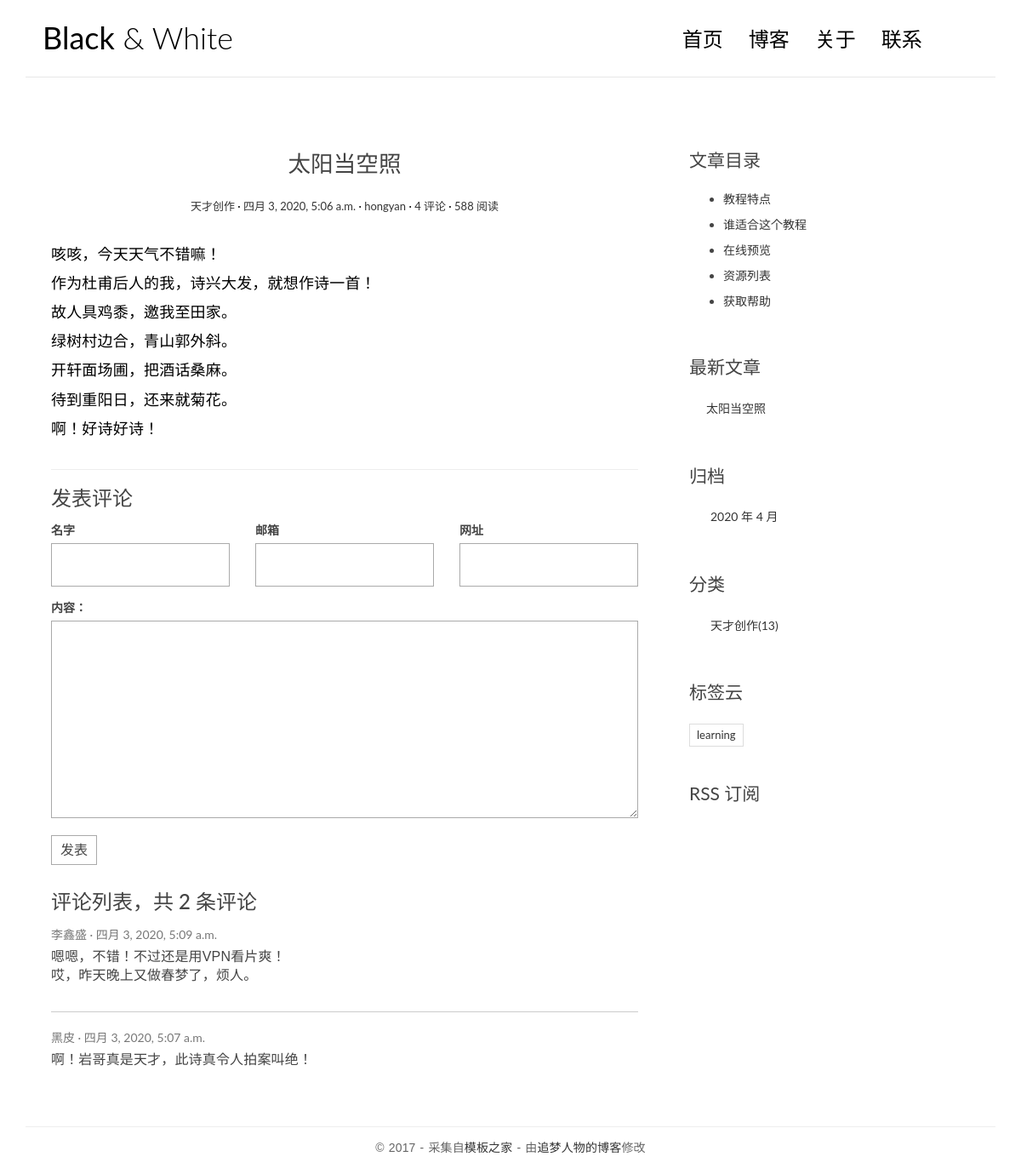
Page /article/3/ on the committed database.
### blog/models.py (models this page shows, shortened)
class Article(models.Model):
    title = models.CharField(max_length=100)
    content = models.TextField()
    excerpt = models.CharField(max_length=200, blank=True)
    created_time = models.DateTimeField()
    modified_time = models.DateTimeField()
    category = models.ForeignKey(Category,on_delete=models.CASCADE)
    tags = models.ManyToManyField(Tag,blank=True)
    author = models.ForeignKey(User,on_delete=models.CASCADE)
    def get_absolute_url(self):
        return reverse('blog:article_page', kwargs={'pk': self.pk})

class Category(models.Model):
    name = models.CharField(max_length=100)

class Tag(models.Model):
    name = models.CharField(max_length=100)

### comments/models.py (models this page shows, shortened)
class comment(models.Model):
    name = models.CharField('名字',max_length=50)
    email = models.EmailField('邮箱')
    url = models.URLField('网址', blank=True)
    text = models.TextField('内容')
    created_time = models.DateTimeField('创建时间', default=timezone.now)
    article = models.ForeignKey('blog.Article', verbose_name='文章', on_delete=models.CASCADE)
    class Meta:
        verbose_name = '评论'
        verbose_name_plural = verbose_name

### blog/views.py (the view)
# urls.py: path('article/<int:pk>/',views.article_page,name='article_page'),
def article_page(request,pk):
    article = get_object_or_404(Article,pk=pk)
    return render(request,'blog/article_page.html',{'article':article})

### comments/forms.py
class CommentForm(forms.ModelForm):
    class Meta:
        model = comment
        fields = ['name', 'email', 'url', 'text']

### blog/templatetags/blog_extras.py (called while the page is built)
@register.inclusion_tag('blog/inclusions/_recent_posts.html', takes_context=True)
def show_recent_posts(context, num=5):
    return {
        'recent_post_list': Article.objects.all().order_by('-created_time')[:num],
    }

@register.inclusion_tag('blog/inclusions/_archives.html', takes_context=True)
def show_archives(context):
    return {
        'date_list': Article.objects.dates('created_time', 'month', order='DESC'),
    }

@register.inclusion_tag('blog/inclusions/_categories.html',takes_context=True)
def show_categories(context):
    return {
        'category_list': Category.objects.all(),
    }

@register.inclusion_tag('blog/inclusions/_tags.html', takes_context=True)
def show_tags(context):
    return {
        'tag_list': Tag.objects.all(),
    }

### comments/templatetags/comment_extras.py (called while the page is built)
@register.inclusion_tag('comment/inclusions/_comment_form.html', takes_context=True)
def show_comment_form(context,article,form=None):
    if form is None:
        form = CommentForm()
    return {'form':form,
            'article':article}

@register.inclusion_tag('comment/inclusions/_comments_list.html', takes_context=True)
def show_comments(context,article):
    comments = article.comment_set.all().order_by('-created_time')
    comment_count = comments.count()
    return {
        'comment_count':comment_count,
        'comments':comments,
    }

### templates/blog/article_page.html
{% extends 'base.html' %}
{% load comment_extras %}
{% block main %}
   <article class="post post-1">
                    <header class="entry-header">
                        <h1 class="entry-title">{{ article.title }}</h1>
                        <div class="entry-meta">
                            <span class="post-category"><a href="#">{{ article.category.name }}</a></span>
                            <span class="post-date"><a href="#"><time class="entry-date"
                                                                      datetime="2012-11-09T23:15:57+00:00">{{ article.created_time }}</time></a></span>
                            <span class="post-author"><a href="#">{{ article.author }}</a></span>
                            <span class="comments-link"><a href="#">4 评论</a></span>
                            <span class="views-count"><a href="#">588 阅读</a></span>
                        </div>
                    </header>
                    <div class="entry-content clearfix">
                        {{ article.content| linebreaks }}
                    </div>
                </article>
                <section class="comment-area" id="comment-area">
                    <hr>
                    <h3>发表评论</h3>
                    {% show_comment_form article %}
                    {% show_comments article %}
                </section>
{% endblock main %}
{% block toc %}
    <div class="widget widget-content">
        <h3 class="widget-title">文章目录</h3>
        <ul>
            <li>
                <a href="#">教程特点</a>
            </li>
            <li>
                <a href="#">谁适合这个教程</a>
            </li>
            <li>
                <a href="#">在线预览</a>
            </li>
            <li>
                <a href="#">资源列表</a>
            </li>
            <li>
                <a href="#">获取帮助</a>
            </li>
        </ul>
    </div>
{% endblock toc %}

### templates/base.html (shortened to what this page needs)
{% load staticfiles %}
{% load blog_extras %}
<!DOCTYPE html>
<html>
<head>
    <link rel="stylesheet" href="http://code.ionicframework.com/ionicons/2.0.1/css/ionicons.min.css">
    <link rel="stylesheet" href="{% static 'blog/css/bootstrap.min.css' %}">
    <link rel="stylesheet" href="{% static 'blog/css/pace.css' %}">
    <link rel="stylesheet" href="{% static 'blog/css/custom.css' %}">
</head>
<body>
<div class="container">
    <header id="site-header">
        <div class="row">
            <div class="col-md-4 col-sm-5 col-xs-8">
                <div class="logo">
                    <h1><a href="index.html"><b>Black</b> &amp; White</a></h1>
                </div>
            </div>
            <div class="col-md-8 col-sm-7 col-xs-4">
                <nav class="main-nav" role="navigation">
                    <div class="collapse navbar-collapse" id="bs-example-navbar-collapse-1">
                        <ul class="nav navbar-nav navbar-right">
                            <li class="cl-effect-11"><a href="index.html" data-hover="首页">首页</a></li>
                            <li class="cl-effect-11"><a href="full-width.html" data-hover="博客">博客</a></li>
                            <li class="cl-effect-11"><a href="about.html" data-hover="关于">关于</a></li>
                            <li class="cl-effect-11"><a href="contact.html" data-hover="联系">联系</a></li>
                        </ul>
                    </div>
                </nav>
            </div>
        </div>
    </header>
</div>
<div class="content-body">
    <div class="container">
        <div class="row">
            <main class="col-md-8">
                {% block main %}
                {% endblock main %}
            </main>
            <aside class="col-md-4">
                {% block toc %}
                {% endblock toc %}
                {% show_recent_posts %}
                {% show_archives %}
                {% show_categories %}
                {% show_tags %}
                <div class="rss">
                    <a href=""> RSS 订阅</a>
                </div>
            </aside>
        </div>
    </div>
</div>
<footer id="site-footer">
    <div class="container">
        <div class="row">
            <div class="col-md-12">
                <p class="copyright">&copy 2017 - 采集自<a href="http://www.cssmoban.com/"
                                                        target="_blank" title="模板之家">模板之家</a>
                    - 由<a href="http://zmrenwu.com/" title="网页模板" target="_blank">追梦人物的博客</a>修改
                </p>
            </div>
        </div>
    </div>
</footer>
</body>
</html>

### templates/comment/inclusions/_comment_form.html (shortened to what this page needs)
<form action="{% url 'comments:comment' article.pk %}" method="post" class="comment-form">
                        <div class="row">
                            <div class="col-md-4">
                                <label for="{{ form.name.id_for_label }}">{{ form.name.label }}</label>
                                {{ form.name }}
                            </div>
                            <div class="col-md-4">
                                <label for="{{ form.email.id_for_label }}">{{ form.email.label }}</label>
                                {{ form.email }}
                            </div>
                            <div class="col-md-4">
                                 <label for="{{ form.url.id_for_label }}">{{ form.url.label }}</label>
                                {{ form.url }}
                            </div>
                            <div class="col-md-12">
                                <label for="{{ form.text.id_for_label }}">{{ form.text.label }}：</label>
                                {{ form.text }}
                                <button type="submit" class="comment-btn">发表</button>
                            </div>
                        </div>
                    </form>

### templates/comment/inclusions/_comments_list.html
<div class="comment-list-panel">
                        <h3>评论列表，共 <span>{{ comment_count }}</span> 条评论</h3>
                        <ul class="comment-list list-unstyled">
                            {% for comment in comments %}
                            <li class="comment-item">
                                <span class="nickname">{{ comment.name }}</span>
                                <time class="submit-date" datetime="{{ comment.created_time }}">{{ comment.created_time }}</time>
                                <div class="text">
                                    {{ comment.text|linebreaks }}
                                </div>
                            </li>
                            {% empty %}
                            暂无评论！
                            {% endfor %}
                        </ul>
                    </div>

### templates/blog/inclusions/_recent_posts.html
<div class="widget widget-recent-posts">
  <h3 class="widget-title">最新文章</h3>
  <ul>
    {% for post in recent_post_list %}
      <li>
        <a href="{{ post.get_absolute_url }}">{{ post.title }}</a>
      </li>
    {% empty %}
      暂无文章！
    {% endfor %}
  </ul>
</div>

### templates/blog/inclusions/_archives.html
<div class="widget widget-archives">
                    <h3 class="widget-title">归档</h3>
                    <ul>
                        {% for date in date_list %}
                        <li>
                            <a href="{% url 'blog:archives' date.year date.month %}">{{ date.year }} 年 {{ date.month }} 月</a>
                        </li>
                        {% empty %}
                        暂无归档！
                        {% endfor %}
                    </ul>
</div>

### templates/blog/inclusions/_categories.html
<div class="widget widget-category">
                    <h3 class="widget-title">分类</h3>
                    <ul>
                        {% for category in category_list %}
                        <li>
                            <a href="{% url 'blog:categories' category.pk %}">{{ category.name }}<span class="post-count">(13)</span></a>
                        </li>
                        {% empty %}
                        暂无分类！
                        {% endfor %}
                    </ul>
</div>

### templates/blog/inclusions/_tags.html
<div class="widget widget-tag-cloud">
  <h3 class="widget-title">标签云</h3>
  <ul>
    {% for tag in tag_list %}
      <li>
        <a href="#">{{ tag.name }}</a>
      </li>
    {% empty %}
      暂无标签！
    {% endfor %}
  </ul>
</div>

### static/blog/css/custom.css (style rules this page uses)
* { outline: none; }
h1, h2, h3, h4, h5, h6 { margin-top: 0; }
b { font-weight: 400; }
a { color: #333; }
body { color: #444; font-family: 'Lato', sans-serif; }
p { font-family: 'Ubuntu', sans-serif; font-weight: 400; word-spacing: 1px; letter-spacing: 0.01em; }
#site-header { background-color: #FFF; padding: 25px 20px; margin-bottom: 40px; border-bottom: 1px solid #e7e7e7; }
.logo h1 a { color: #000; }
.logo h1 { margin: 0; font-family: 'Lato', sans-serif; font-weight: 300; }
.main-nav { margin-top: 11px; max-width: 95%; }
.main-nav a { color: #000000 !important; padding: 0 0 5px 0 !important; margin-right: 30px; font-family: 'Lato', sans-serif; font-weight: 300; font-size: 24px; }
.cl-effect-11 a { padding: 10px 0; color: #0972b4; text-shadow: none; }
.cl-effect-11 a::before { position: absolute; top: 0; left: 0; overflow: hidden; padding: 0 0 5px 0 !important; max-width: 0; border-bottom: 1px solid #000; color: #000; content: attr(data-hover); white-space: nowrap; -webkit-transition: max-width 0.5s; -moz-transition: max-width 0.5s; transition: max-width 0.5s; }
.content-body { padding-bottom: 4em; }
.post { background: #fff; padding: 30px 30px 0; }
.entry-title { text-align: center; font-size: 1.9em; margin-bottom: 20px; line-height: 1.6; padding: 10px 20px 0; }
.entry-meta { text-align: center; color: #DDDDDD; font-size: 13px; margin-bottom: 30px; }
.entry-content { font-size: 18px; line-height: 1.9; font-weight: 300; color: #000; }
.post-category::after, .post-date::after, .post-author::after, .comments-link::after { content: ' ·'; color: #000; }
.widget { background: #fff; padding: 30px 0 0; }
.widget-title { font-size: 1.5em; margin-bottom: 20px; line-height: 1.6; padding: 10px 0 0; font-weight: 400; }
.widget-recent-posts ul { padding: 0; margin: 0; padding-left: 20px; }
.widget-recent-posts ul li { list-style-type: none; position: relative; line-height: 170%; margin-bottom: 10px; }
.widget-recent-posts ul li::before { content: '\f3d3'; font-family: "Ionicons"; position: absolute; left: -17px; top: 3px; font-size: 16px; color: #000; }
.widget-archives ul { padding: 0; margin: 0; padding-left: 25px; }
.widget-archives ul li { list-style-type: none; position: relative; line-height: 170%; margin-bottom: 10px; }
.widget-archives ul li::before { content: '\f3f3'; font-family: "Ionicons"; position: absolute; left: -25px; top: 1px; font-size: 16px; color: #000; }
.widget-category ul { padding: 0; margin: 0; padding-left: 25px; }
.widget-category ul li { list-style-type: none; position: relative; line-height: 170%; margin-bottom: 10px; }
.widget-category ul li::before { content: '\f3fe'; font-family: "Ionicons"; position: absolute; left: -25px; top: 1px; font-size: 18px; color: #000; }
.widget-tag-cloud ul { padding: 0; margin: 0; margin-right: -10px; }
.widget-tag-cloud ul li { list-style-type: none; font-size: 13px; display: inline-block; margin-right: 10px; margin-bottom: 10px; padding: 3px 8px; border: 1px solid #ddd; }
.widget-content ul li { margin-bottom: 10px; }
.rss { font-size: 21px; margin-top: 30px; }
.rss a { color: #444; }
#site-footer { padding-top: 10px; padding: 0 0 1.5em 0; }
.copyright { text-align: center; padding-top: 1em; margin: 0; border-top: 1px solid #eee; color: #666; }
.contact-form input, .comment-form input { border: 1px solid #aaa; margin-bottom: 15px; width: 100%; padding: 15px 15px; font-size: 16px; line-height: 100%; transition: 0.4s border-color linear; }
.contact-form textarea, .comment-form textarea { border: 1px solid #aaa; margin-bottom: 15px; width: 100%; padding: 15px 15px; font-size: 16px; line-height: 20px !important; min-height: 183px; transition: 0.4s border-color linear; }
.comment-area { padding: 0 30px 0; }
.comment-form { margin-top: 15px; }
.comment-form .comment-btn { background-color: #fff; border: 1px solid #aaa; font-size: 16px; padding: 5px 10px; }
.comment-list-panel { margin-top: 30px; }
.comment-list { margin-top: 15px; }
.comment-item:not(:last-child) { border-bottom: 1px #ccc solid; margin-bottom: 20px; padding-bottom: 20px; }
.comment-item .nickname, .comment-item .submit-date { color: #777; font-size: 14px; }
.comment-item .nickname:after { content: ' ·'; }
.comment-item .text { padding-top: 5px; font-size: 16px; }

### rows in the picture
Article: title "太阳当空照", category.name "天才创作", created_time "四月 3, 2020, 5:06 a.m.", author "hongyan", content "咳咳，今天天气不错嘛！ 作为杜甫后人的我，诗兴大发，就想作诗一首！ 故人具鸡黍，邀我至田家。 绿树村边合，青山郭外斜。 开轩面场圃，把酒话桑麻。 待到重阳日，还来就菊花。 啊！好诗好诗！"
comment: name "李鑫盛", created_time "四月 3, 2020, 5:09 a.m.", text "嗯嗯，不错！不过还是用VPN看片爽！ 哎，昨天晚上又做春梦了，烦人。"
comment: name "黑皮", created_time "四月 3, 2020, 5:07 a.m.", text "啊！岩哥真是天才，此诗真令人拍案叫绝！"
Category: name "天才创作"
Tag: name "learning"

### other values in the picture
{{ comment_count }} "2"
{{ date.year }} "2020"
{{ date.month }} "4"
